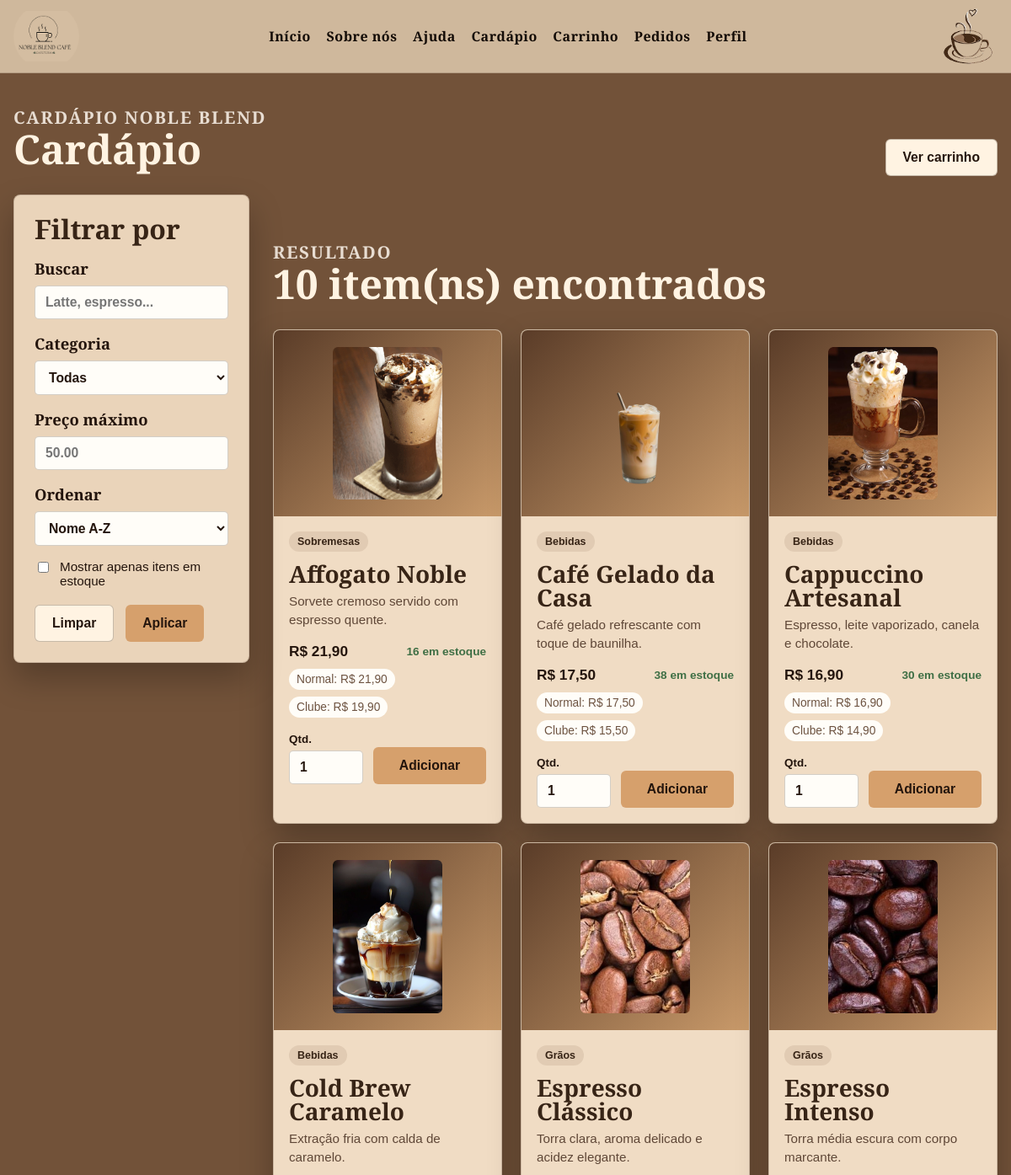
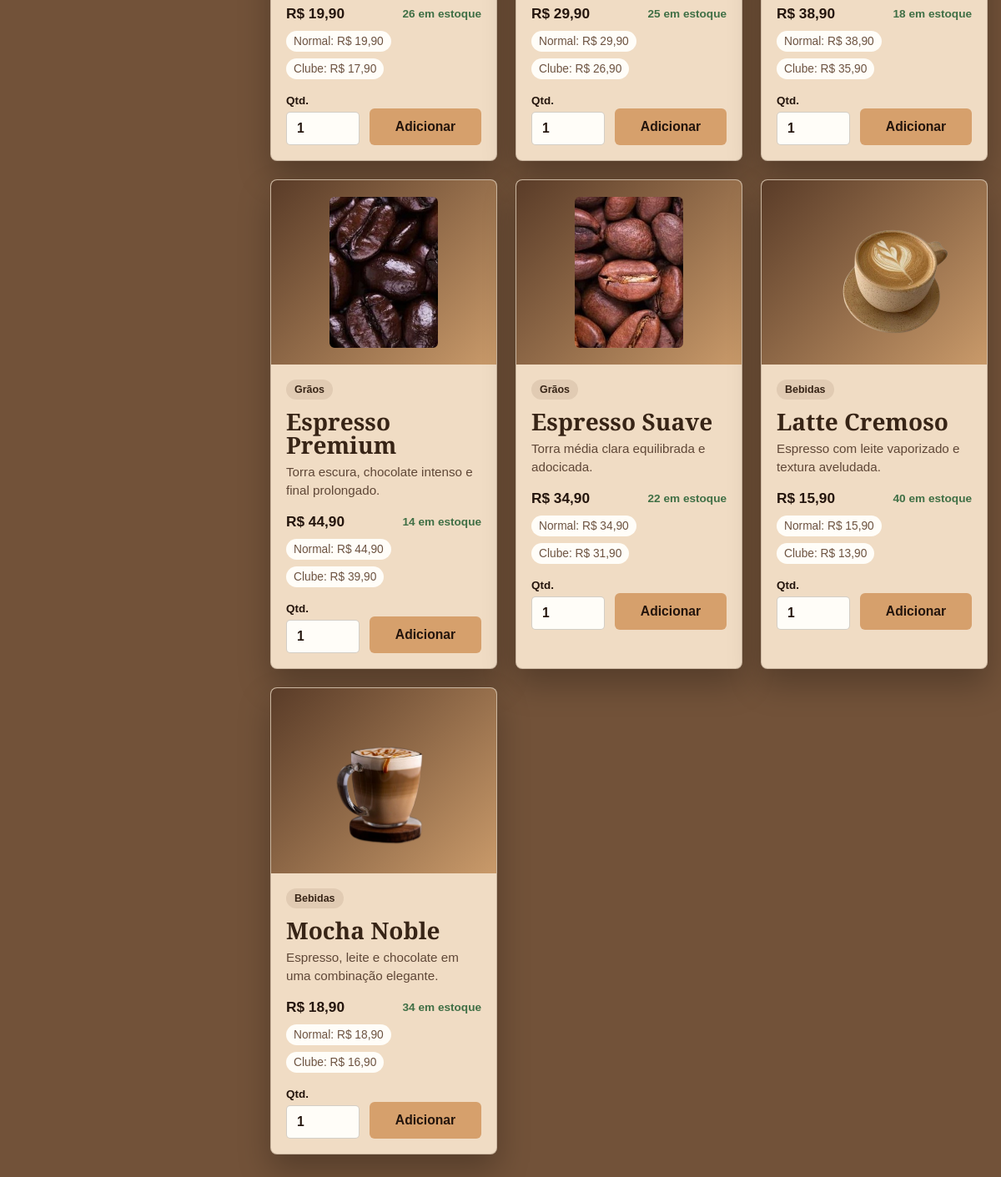
The page /view/cardapio.php (signed in) on the database its author committed (2 pictures, top to bottom).
### tables this page shows
CREATE TABLE produtos (
  id_produto INT AUTO_INCREMENT PRIMARY KEY,
  nome VARCHAR(150) NOT NULL,
  categoria VARCHAR(80) NOT NULL,
  descricao_curta VARCHAR(255) DEFAULT NULL,
  descricao TEXT DEFAULT NULL,
  preco DECIMAL(10,2) NOT NULL,
  preco_clube DECIMAL(10,2) NOT NULL,
  estoque INT NOT NULL DEFAULT 0,
  imagem VARCHAR(255) NOT NULL DEFAULT 'img/pacote_cafe.png',
  ativo TINYINT(1) NOT NULL DEFAULT 1,
  criado_em TIMESTAMP NOT NULL DEFAULT CURRENT_TIMESTAMP,
  atualizado_em TIMESTAMP NOT NULL DEFAULT CURRENT_TIMESTAMP ON UPDATE CURRENT_TIMESTAMP
);

CREATE TABLE clientes (
  id_cliente INT AUTO_INCREMENT PRIMARY KEY,
  nome VARCHAR(120) NOT NULL,
  email VARCHAR(140) NOT NULL UNIQUE,
  senha_hash VARCHAR(255) NOT NULL,
  telefone VARCHAR(30) DEFAULT NULL,
  cpf VARCHAR(20) DEFAULT NULL UNIQUE,
  nascimento DATE DEFAULT NULL,
  possui_clube TINYINT(1) NOT NULL DEFAULT 0,
  coffee_lover TINYINT(1) NOT NULL DEFAULT 0,
  coffee_lover_marketing TINYINT(1) NOT NULL DEFAULT 0,
  criado_em TIMESTAMP NOT NULL DEFAULT CURRENT_TIMESTAMP
);

### controller/ViewHelper.php (called while the page is built, shortened)
<?php
if (!function_exists('asset')) {
    function asset($caminho)
    {
        $caminho = ltrim((string) $caminho, '/');
        $base = str_replace('\\', '/', dirname($_SERVER['SCRIPT_NAME'] ?? ''));
        $base = ($base === '/' || $base === '.' || $base === '\\') ? '' : rtrim($base, '/');
        return $base . '/' . $caminho;
    }
}
if (!function_exists('e')) {
    function e($valor)
    {
        return htmlspecialchars((string) $valor, ENT_QUOTES, 'UTF-8');
    }
}
if (!function_exists('money')) {
    function money($valor)
    {
        return 'R$ ' . number_format((float) $valor, 2, ',', '.');
    }
}

### model/Produto.php (called while the page is built, shortened)
<?php
require_once __DIR__ . '/Conexao.php';
class Produto
{
    public static function listar($filtros = array())
    {
        $where = array();
        $params = array();
        $types = '';
        if (empty($filtros['incluir_inativos'])) {
            $where[] = 'ativo = 1';
        }
        $sql = 'SELECT * FROM produtos';
        if (!empty($where)) {
            $sql .= ' WHERE ' . implode(' AND ', $where);
        }
        $ordens = array(
            'nome_desc' => 'nome DESC',
            'preco_asc' => 'preco ASC',
            'preco_desc' => 'preco DESC',
            'estoque_asc' => 'estoque ASC',
            'recentes' => 'criado_em DESC',
        );
        $ordem = isset($ordens[$filtros['ordem'] ?? '']) ? $ordens[$filtros['ordem']] : 'nome ASC';
        $sql .= ' ORDER BY ' . $ordem;
        return Conexao::fetchAll($sql, $types, $params);
    }
}

### model/Conexao.php (called while the page is built, shortened)
<?php
class Conexao
{
    private static $conn = null;
    public static function conectar()
    {
        if (self::$conn instanceof mysqli) {
            return self::$conn;
        }
        $host = getenv('DB_HOST') ?: 'localhost';
        $usuario = getenv('DB_USER') ?: 'root';
        $senha = getenv('DB_PASS') ?: '';
        $banco = getenv('DB_NAME') ?: 'noble_blend_cafe';
        self::$conn = new mysqli($host, $usuario, $senha, $banco);
        self::$conn->set_charset('utf8mb4');
        return self::$conn;
    }
    public static function preparar($sql, $types = '', $params = array())
    {
        $stmt = self::conectar()->prepare($sql);
        if ($types !== '' && !empty($params)) {
            $refs = array($types);
            foreach ($params as $key => $value) {
                $refs[] = &$params[$key];
            }
            call_user_func_array(array($stmt, 'bind_param'), $refs);
        }
        $stmt->execute();
        return $stmt;
    }
    public static function fetchOne($sql, $types = '', $params = array())
    {
        $stmt = self::preparar($sql, $types, $params);
        $result = $stmt->get_result();
        return $result ? $result->fetch_assoc() : null;
    }
    public static function fetchAll($sql, $types = '', $params = array())
    {
        $stmt = self::preparar($sql, $types, $params);
        $result = $stmt->get_result();
        return $result ? $result->fetch_all(MYSQLI_ASSOC) : array();
    }
}

### model/Cliente.php (called while the page is built, shortened)
<?php
require_once __DIR__ . '/Conexao.php';
class Cliente
{
    public static function buscarPorId($id)
    {
        return Conexao::fetchOne(
            'SELECT id_cliente, nome, email, telefone, cpf, nascimento, possui_clube, criado_em FROM clientes WHERE id_cliente = ? LIMIT 1',
            'i',
            array((int) $id)
        );
    }
}

### view/cardapio.php (the view, shortened to what this page needs)
<?php
require_once __DIR__ . '/../controller/ViewHelper.php';
require_once __DIR__ . '/../model/Produto.php';
require_once __DIR__ . '/../model/Cliente.php';
$cliente = Cliente::buscarPorId(AuthController::clienteId());
$possuiClube = !empty($cliente['possui_clube']);
$filtros = array(
    'busca' => $_GET['busca'] ?? '',
    'categoria' => $_GET['categoria'] ?? '',
    'preco_max' => $_GET['preco_max'] ?? '',
    'ordem' => $_GET['ordem'] ?? '',
    'em_estoque' => isset($_GET['em_estoque']),
);
$produtos = Produto::listar($filtros);
?>
<!DOCTYPE html>
<html lang="pt-BR">
<head>
    <link rel="stylesheet" href="<?= asset('../css/app.css'); ?>">
</head>
<body class="app-body">
    <?php include __DIR__ . '/partials/nav_cliente.php'; ?>
    <main class="page-shell">
        <section class="section-heading section-heading--top">
            <div>
                <p class="eyebrow">Cardápio Noble Blend</p>
                <h1>Cardápio</h1>
            </div>
            <a class="btn btn--ghost" href="carrinho.php">Ver carrinho</a>
        </section>
        <section class="menu-layout" aria-label="Produtos do cardápio">
            <aside class="filters-panel">
                <form method="get" action="cardapio.php">
                    <h2>Filtrar por</h2>
                    <label class="field">
                        <span>Buscar</span>
                        <input type="search" name="busca" value="<?= e($filtros['busca']); ?>" placeholder="Latte, espresso...">
                    </label>
                    <label class="field">
                        <span>Categoria</span>
                        <select name="categoria">
                            <option value="">Todas</option>
                        </select>
                    </label>
                    <label class="field">
                        <span>Preço máximo</span>
                        <input type="number" name="preco_max" value="<?= e($filtros['preco_max']); ?>" min="0" step="0.01" placeholder="50.00">
                    </label>
                    <label class="field">
                        <span>Ordenar</span>
                        <select name="ordem">
                            <option value="">Nome A-Z</option>
                        </select>
                    </label>
                    <label class="check-line">
                        <input type="checkbox" name="em_estoque" value="1" <?= $filtros['em_estoque'] ? 'checked' : ''; ?>>
                        <span>Mostrar apenas itens em estoque</span>
                    </label>
                    <div class="filter-actions">
                        <a class="btn btn--ghost" href="cardapio.php">Limpar</a>
                        <button class="btn" type="submit">Aplicar</button>
                    </div>
                </form>
            </aside>
            <section class="products-section">
                <div class="section-heading">
                    <div>
                        <p class="eyebrow">Resultado</p>
                        <h2><?= count($produtos); ?> item(ns) encontrados</h2>
                    </div>
                </div>
                <?php if (empty($produtos)): ?>
                    <div class="empty-state">
                        <h3>Nenhum produto encontrado</h3>
                        <p>Tente limpar os filtros ou cadastrar novos produtos na área de funcionário.</p>
                    </div>
                <?php else: ?>
                    <div class="product-grid">
                        <?php foreach ($produtos as $produto): ?>
                            <?php
                                $imagem = asset('../' . ltrim($produto['imagem'], '/'));
                                $semEstoque = (int) $produto['estoque'] <= 0;
                            ?>
                            <article class="menu-card">
                                <figure class="menu-card__image">
                                    <img src="<?= $imagem; ?>" alt="<?= e($produto['nome']); ?>">
                                </figure>
                                <div class="menu-card__content">
                                    <span class="pill"><?= e($produto['categoria']); ?></span>
                                    <h3><?= e($produto['nome']); ?></h3>
                                    <p><?= e($produto['descricao_curta']); ?></p>
                                    <div class="menu-card__meta">
                                        <strong><?= money($possuiClube ? $produto['preco_clube'] : $produto['preco']); ?></strong>
                                        <span class="<?= $semEstoque ? 'stock stock--empty' : 'stock'; ?>">
                                            <?= $semEstoque ? 'Sem estoque' : (int) $produto['estoque'] . ' em estoque'; ?>
                                        </span>
                                    </div>
                                    <div class="club-price-line">
                                        <span>Normal: <?= money($produto['preco']); ?></span>
                                        <span>Clube: <?= money($produto['preco_clube']); ?></span>
                                    </div>
                                    <form class="add-cart-form" action="../processamento/carrinho_adicionar.php" method="post">
                                        <label>
                                            <span>Qtd.</span>
                                            <input type="number" name="quantidade" min="1" max="<?= (int) $produto['estoque']; ?>" value="1" <?= $semEstoque ? 'disabled' : ''; ?>>
                                        </label>
                                        <button class="btn" type="submit" <?= $semEstoque ? 'disabled' : ''; ?>>Adicionar</button>
                                    </form>
                                </div>
                            </article>
                        <?php endforeach; ?>
                    </div>
                <?php endif; ?>
            </section>
        </section>
    </main>
</body>
</html>

### view/partials/nav_cliente.php (shortened to what this page needs)
<?php
require_once __DIR__ . '/../../controller/ViewHelper.php';
$totalCarrinhoNav = AuthController::clienteId() ? Carrinho::quantidadeTotal(AuthController::clienteId()) : 0;
?>
<header class="cabecalho-logado">
    <nav class="navbar-logado" aria-label="Navegação do cliente">
        <a href="logado_cliente.php" class="navbar-logado__logo" aria-label="Página inicial">
            <img src="<?= asset('../img/logo.png'); ?>" alt="Logo Noble Blend Café">
        </a>
        <div class="navbar-logado__links">
            <a href="logado_cliente.php">Início</a>
            <a href="sobrenos.html">Sobre nós</a>
            <a href="ajuda.php">Ajuda</a>
            <a href="cardapio.php">Cardápio</a>
            <a href="carrinho.php">Carrinho<?= $totalCarrinhoNav > 0 ? ' (' . (int) $totalCarrinhoNav . ')' : ''; ?></a>
            <a href="cliente_pedidos.php">Pedidos</a>
            <a href="perfil_cliente.php">Perfil</a>
        </div>
        <a href="cadastro_coffee_lovers.php" class="navbar-logado__icone" aria-label="Assinatura Coffee Lovers">
            <img src="<?= asset('../img/membro_cafe.png'); ?>" alt="Coffee Lovers">
        </a>
    </nav>
</header>

### rows shown on the page
produtos: imagem (picture), categoria "Sobremesas", nome "Affogato Noble", descricao_curta "Sorvete cremoso servido com espresso quente.", estoque "16", preco "R$ 21,90", preco_clube "R$ 19,90", quantidade "1"
clientes: possui_clube.preco "R$ 21,90", possui_clube.preco "R$ 17,50", possui_clube.preco "R$ 16,90", possui_clube.preco "R$ 19,90", possui_clube.preco "R$ 29,90", possui_clube.preco "R$ 38,90", possui_clube.preco "R$ 44,90", possui_clube.preco "R$ 34,90", possui_clube.preco "R$ 15,90", possui_clube.preco "R$ 18,90"
produtos: imagem (picture), categoria "Bebidas", nome "Café Gelado da Casa", descricao_curta "Café gelado refrescante com toque de baunilha.", estoque "38", preco "R$ 17,50", preco_clube "R$ 15,50", quantidade "1"
produtos: imagem (picture), categoria "Bebidas", nome "Cappuccino Artesanal", descricao_curta "Espresso, leite vaporizado, canela e chocolate.", estoque "30", preco "R$ 16,90", preco_clube "R$ 14,90", quantidade "1"
produtos: imagem (picture), categoria "Bebidas", nome "Cold Brew Caramelo", descricao_curta "Extração fria com calda de caramelo.", estoque "26", preco "R$ 19,90", preco_clube "R$ 17,90", quantidade "1"
produtos: imagem (picture), categoria "Grãos", nome "Espresso Clássico", descricao_curta "Torra clara, aroma delicado e acidez elegante.", estoque "25", preco "R$ 29,90", preco_clube "R$ 26,90", quantidade "1"
produtos: imagem (picture), categoria "Grãos", nome "Espresso Intenso", descricao_curta "Torra média escura com corpo marcante.", estoque "18", preco "R$ 38,90", preco_clube "R$ 35,90", quantidade "1"
produtos: imagem (picture), categoria "Grãos", nome "Espresso Premium", descricao_curta "Torra escura, chocolate intenso e final prolongado.", estoque "14", preco "R$ 44,90", preco_clube "R$ 39,90", quantidade "1"
produtos: imagem (picture), categoria "Grãos", nome "Espresso Suave", descricao_curta "Torra média clara equilibrada e adocicada.", estoque "22", preco "R$ 34,90", preco_clube "R$ 31,90", quantidade "1"
produtos: imagem (picture), categoria "Bebidas", nome "Latte Cremoso", descricao_curta "Espresso com leite vaporizado e textura aveludada.", estoque "40", preco "R$ 15,90", preco_clube "R$ 13,90", quantidade "1"
produtos: imagem (picture), categoria "Bebidas", nome "Mocha Noble", descricao_curta "Espresso, leite e chocolate em uma combinação elegante.", estoque "34", preco "R$ 18,90", preco_clube "R$ 16,90", quantidade "1"

### other values the page prints
count($produtos) "10"
